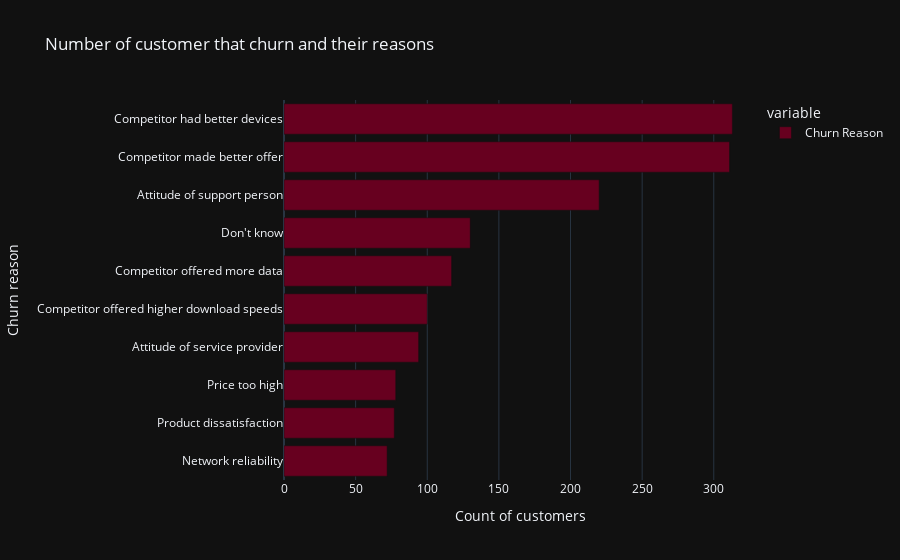

Source (notebook cell):
### Code cell
#To visualize the above numbers
px.data.gapminder()
for templates in ['plotly_dark']:
 reason_for_leaving_fig=px.bar(comp1,color_discrete_sequence=px.colors.sequential.RdBu,
title= 'Number of customer that churn and their reasons ',template=templates,
labels={'index':'Churn reason', 'value':'Count of customers'},
orientation='h' )
reason_for_leaving_fig.show()

### Figure 1 — Plotly figure (JSON) as saved in the notebook; plotly's stock layout.template omitted (floating-point values rounded to 4 significant figures)
{"data": [{"alignmentgroup": "True", "hovertemplate": "variable=Churn Reason<br>Count of customers=%{x}<br>Churn reason=%{y}<extra></extra>", "legendgroup": "Churn Reason", "marker": {"color": "rgb(103,0,31)", "pattern": {"shape": ""}}, "name": "Churn Reason", "offsetgroup": "Churn Reason", "orientation": "h", "showlegend": true, "textposition": "auto", "type": "bar", "x": [72, 77, 78, 94, 100, 117, 130, 220, 311, 313], "xaxis": "x", "y": ["Network reliability", "Product dissatisfaction", "Price too high", "Attitude of service provider", "Competitor offered higher download speeds", "Competitor offered more data", "Don't know", "Attitude of support person", "Competitor made better offer", "Competitor had better devices"], "yaxis": "y"}], "layout": {"barmode": "relative", "legend": {"title": {"text": "variable"}, "tracegroupgap": 0}, "title": {"text": "Number of customer that churn and their reasons "}, "xaxis": {"anchor": "y", "domain": [0, 1], "title": {"text": "Count of customers"}}, "yaxis": {"anchor": "x", "domain": [0, 1], "title": {"text": "Churn reason"}}}}
